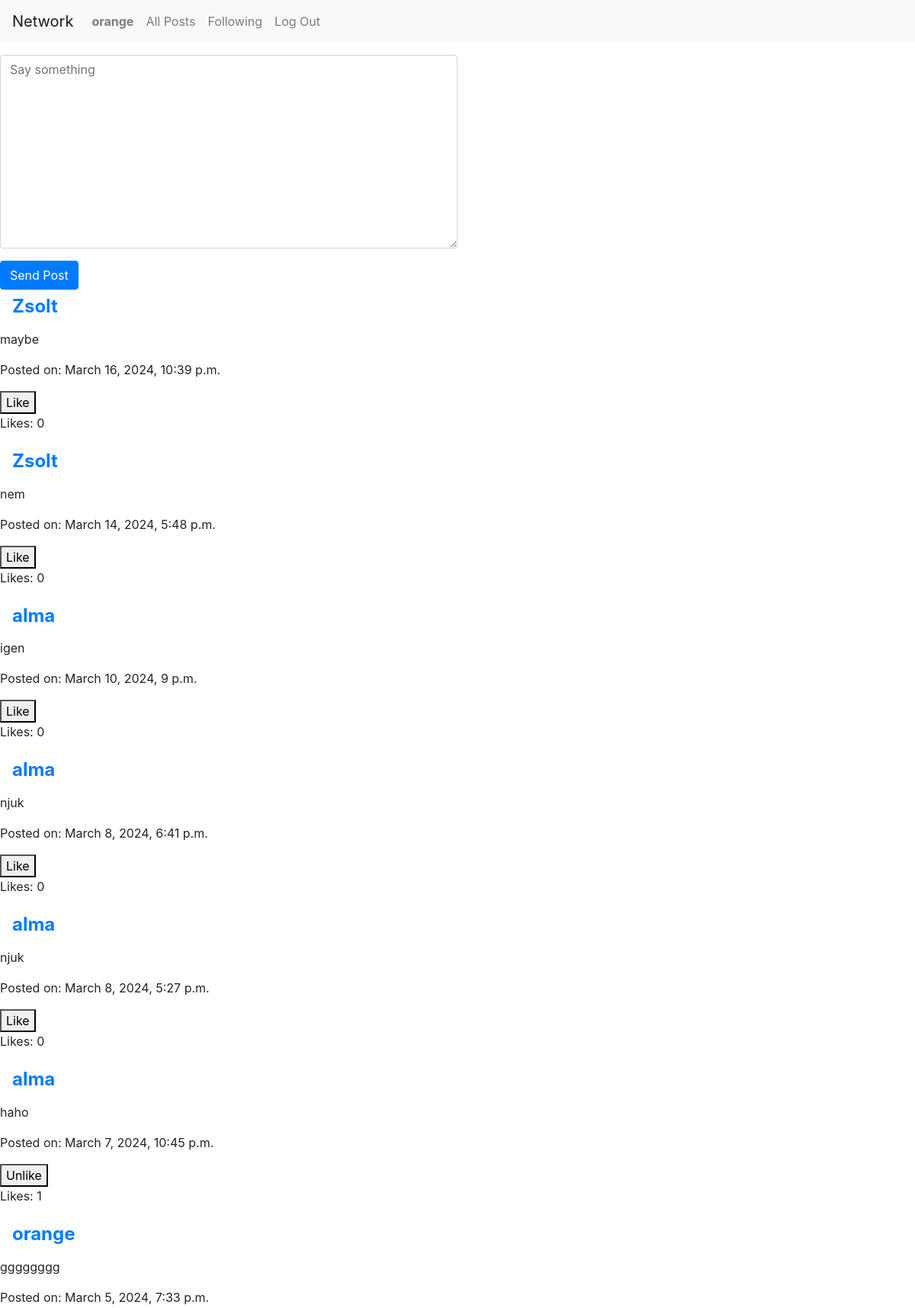
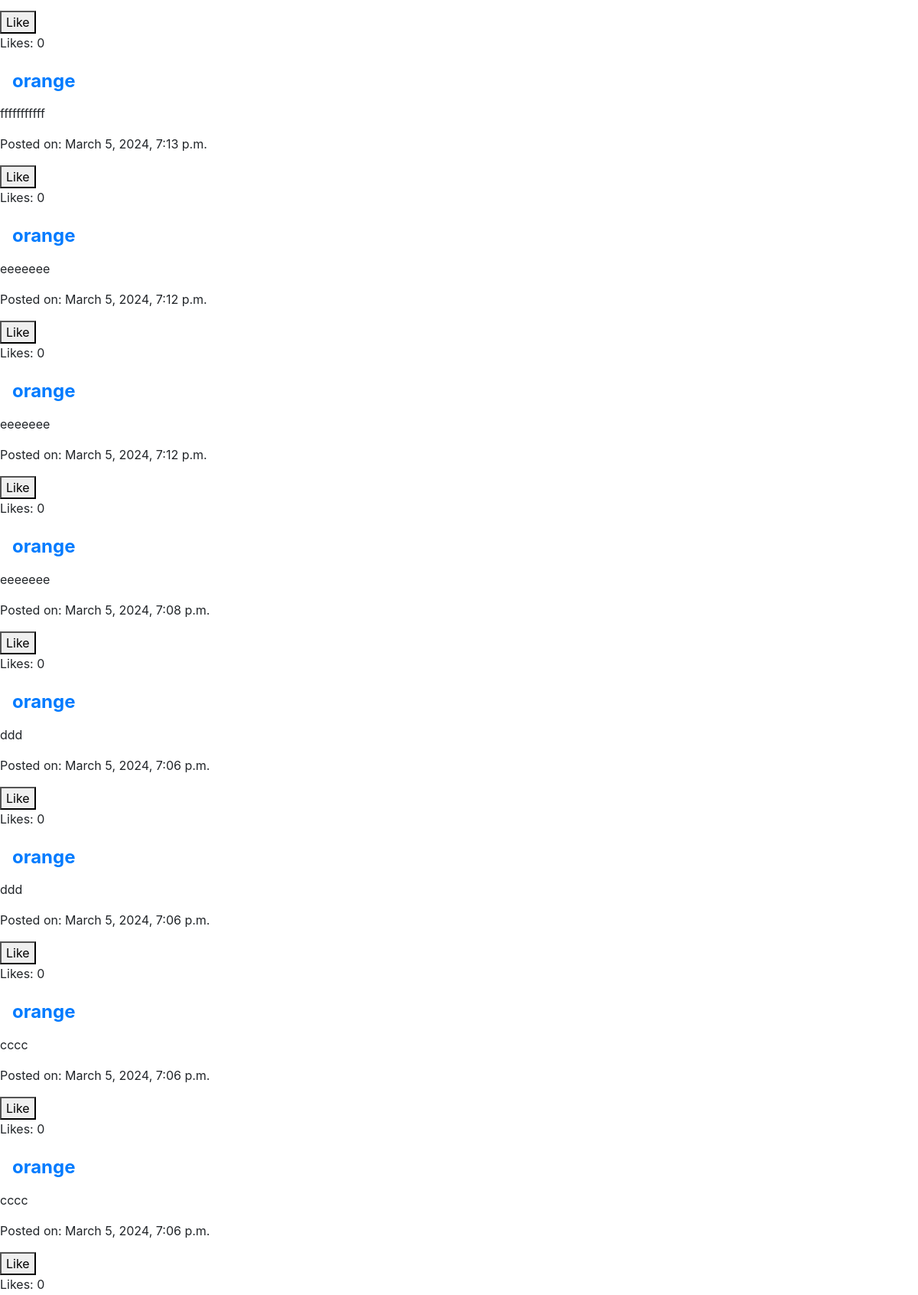
Screenshot of / (signed in, upper part) with the database file from the repository (2 pictures, top to bottom).
### network/models.py (models this page shows)
class User(AbstractUser):
    pass

class Post(models.Model):
    user = models.ForeignKey(User, on_delete=models.CASCADE)
    content = models.TextField()
    created_at = models.DateTimeField(auto_now_add=True)
    @property
    def like_count(self):
        return self.like_set.count()
    def is_liked_by_user(self, user):
        return self.like_set.filter(user=user).exists()

### network/views.py (the view)
# urls.py: path("", views.index, name="index"),
def index(request):
    create_post(request)
    posts = Post.objects.all().order_by("-created_at")
    for post in posts:
        post.is_liked = False
        if request.user.is_authenticated:
            post.is_liked = post.is_liked_by_user(request.user)
    return render(request, "network/index.html", {
        "newPostForm": NewPostForm(),
        "posts": posts
    })

### network/views.py
class NewPostForm(forms.Form):
    newPost = forms.CharField(
        label="",
        widget=forms.Textarea(attrs={'placeholder': 'Say something', 'class': 'form-control form-group col-6'})
    )

### network/views.py (called while the page is built)
def create_post(request):
    if request.method == "POST":
        form = NewPostForm(request.POST)
        if form.is_valid():
            post = Post(
                user=request.user,
                content=form.cleaned_data["newPost"])
            post.save()
            return HttpResponseRedirect(reverse('index'))

### network/templates/network/index.html (shortened to what this page needs)
{% extends "network/layout.html" %}
{% block body %}
    {%if user.is_authenticated%}
    <form action="{% url 'index' %}" method="post" class="mt-3">
        {{newPostForm}}
        <button class="btn btn-primary" type="submit">Send Post</button>
    </form>
    {% endif%}
    {% include "network/like.html" %}
{% endblock %}

### network/templates/network/layout.html (shortened to what this page needs)
{% load static %}
<!DOCTYPE html>
<html lang="en">
    <head>
        <link rel="stylesheet" href="https://stackpath.bootstrapcdn.com/bootstrap/4.4.1/css/bootstrap.min.css">
        <link href="{% static 'network/styles.css' %}" rel="stylesheet">
    </head>
    <body>
        <nav class="navbar navbar-expand-lg navbar-light bg-light">
            <a class="navbar-brand" href="#">Network</a>
            <div>
              <ul class="navbar-nav mr-auto">
                {% if user.is_authenticated %}
                    <li class="nav-item">
                        <a class="nav-link" href="{% url 'profile' username=user.username %}"><strong>{{ user.username }}</strong></a>
                    </li>
                {% endif %}
                <li class="nav-item">
                  <a class="nav-link" href="{% url 'index' %}">All Posts</a>
                </li>
                {% if user.is_authenticated %}
                    <li class="nav-item">
                        <a class="nav-link" href="{% url 'following' %}">Following</a>
                    </li>
                    <li class="nav-item">
                        <a class="nav-link" href="{% url 'logout' %}">Log Out</a>
                    </li>
                {% endif %}
              </ul>
            </div>
          </nav>
        <div class="body">
            {% block body %}
            {% endblock %}
        </div>
    </body>
</html>

### network/templates/network/like.html
{% for post in posts %}
<div>
    <h4><a class="nav-link" href="{% url 'profile' username=post.user.username %}"><strong>{{ post.user.username }}</strong></a></h4>
    <p>{{ post.content }}</p>
    <p>Posted on: {{ post.created_at }}</p>
    {%if user.is_authenticated%}
        <button id="like-button-{{post.id}}" class="like-button" data-post="{{ post.id }}" type="submit">
            {% if post.is_liked %}
                Unlike
            {% else %}
                Like
            {% endif %}
        </button>
    {% endif%}
    <p id="like-count-{{post.id}}">Likes: {{ post.like_count }}</p>
</div>
{% endfor %}

### rows the page displays
User: username "orange"
Post: user.username "Zsolt", content "maybe", created_at "March 16, 2024, 10:39 p.m.", shows "Like", like_count "0"
Post: user.username "Zsolt", content "nem", created_at "March 14, 2024, 5:48 p.m.", shows "Like", like_count "0"
Post: user.username "alma", content "igen", created_at "March 10, 2024, 9 p.m.", shows "Like", like_count "0"
Post: user.username "alma", content "njuk", created_at "March 8, 2024, 6:41 p.m.", shows "Like", like_count "0"
Post: user.username "alma", content "njuk", created_at "March 8, 2024, 5:27 p.m.", shows "Like", like_count "0"
Post: user.username "alma", content "haho", created_at "March 7, 2024, 10:45 p.m.", shows "Unlike", like_count "1"
Post: user.username "orange", content "gggggggg", created_at "March 5, 2024, 7:33 p.m.", shows "Like", like_count "0"
Post: user.username "orange", content "fffffffffff", created_at "March 5, 2024, 7:13 p.m.", shows "Like", like_count "0"
Post: user.username "orange", content "eeeeeee", created_at "March 5, 2024, 7:12 p.m.", shows "Like", like_count "0"
Post: user.username "orange", content "eeeeeee", created_at "March 5, 2024, 7:12 p.m.", shows "Like", like_count "0"
Post: user.username "orange", content "eeeeeee", created_at "March 5, 2024, 7:08 p.m.", shows "Like", like_count "0"
Post: user.username "orange", content "ddd", created_at "March 5, 2024, 7:06 p.m.", shows "Like", like_count "0"
Post: user.username "orange", content "ddd", created_at "March 5, 2024, 7:06 p.m.", shows "Like", like_count "0"
Post: user.username "orange", content "cccc", created_at "March 5, 2024, 7:06 p.m.", shows "Like", like_count "0"
Post: user.username "orange", content "cccc", created_at "March 5, 2024, 7:06 p.m.", shows "Like", like_count "0"
